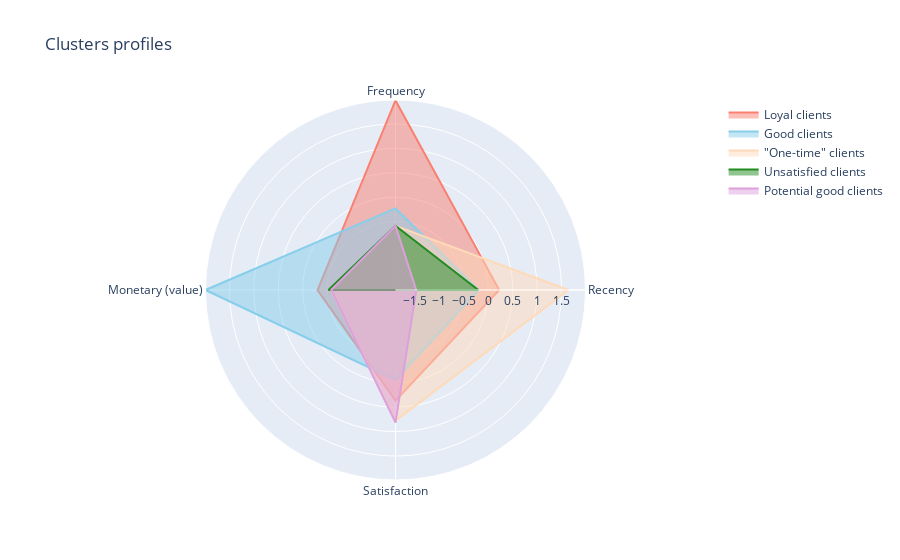

Here is the notebook cell this chart was saved with:
### Code cell
import plotly.graph_objects as go
fig = go.Figure()
# Cluster 3:
fig.add_trace(go.Scatterpolar(
        r=[0.22393009, 1.9809592, -0.30201936,  0.3644108, 0.22393009],
        theta=['Recency', 'Frequency', 'Monetary (value)',
               'Satisfaction', 'Recency'],
        mode='lines',
        fill='toself',
        name='Loyal clients',
        line_color='salmon'
    ))
# Cluster 0:
fig.add_trace(go.Scatterpolar(
        r=[-0.19255562, -0.22867207,  1.98940083, -0.05776999, -0.19255562],
        theta=['Recency', 'Frequency', 'Monetary (value)',
               'Satisfaction', 'Recency'],
        mode='lines',
        fill='toself',
        name='Good clients',
        line_color='skyblue'
    ))
# Cluster 1:
fig.add_trace(go.Scatterpolar(
        r=[1.64416671, -0.58512404, -0.57894595,  0.77527783,  1.64416671],
        theta=['Recency', 'Frequency', 'Monetary (value)',
               'Satisfaction', 'Recency'],
        mode='lines',
        fill='toself',
        name='"One-time" clients ',
        line_color='peachpuff'
    ))
# Cluster 2:
fig.add_trace(go.Scatterpolar(
        r=[-0.20303665, -0.58203905, -0.52615036, -1.89697144, -0.20303665],
        theta=['Recency', 'Frequency', 'Monetary (value)',
               'Satisfaction', 'Recency'],
        mode='lines',
        fill='toself',
        name='Unsatisfied clients',
        line_color='forestgreen'
    ))
# Cluster 4:
fig.add_trace(go.Scatterpolar(
        r=[-1.47250453, -0.58512404, -0.58228517,  0.8150528, -1.47250453],
        theta=['Recency', 'Frequency', 'Monetary (value)',
               'Satisfaction', 'Recency'],
        mode='lines',
        fill='toself',
        name='Potential good clients',
        line_color='plum'  # 'palevioletred'
    ))
fig.update_layout(
    title='Clusters profiles',
    showlegend=True
)

fig.show()

### Figure 1 — Plotly figure (JSON) as saved in the notebook; plotly's stock layout.template omitted (floating-point values rounded to 4 significant figures)
{"data": [{"fill": "toself", "line": {"color": "salmon"}, "mode": "lines", "name": "Loyal clients", "r": [0.2239, 1.981, -0.302, 0.3644, 0.2239], "theta": ["Recency", "Frequency", "Monetary (value)", "Satisfaction", "Recency"], "type": "scatterpolar"}, {"fill": "toself", "line": {"color": "skyblue"}, "mode": "lines", "name": "Good clients", "r": [-0.1926, -0.2287, 1.989, -0.05777, -0.1926], "theta": ["Recency", "Frequency", "Monetary (value)", "Satisfaction", "Recency"], "type": "scatterpolar"}, {"fill": "toself", "line": {"color": "peachpuff"}, "mode": "lines", "name": "\"One-time\" clients ", "r": [1.644, -0.5851, -0.5789, 0.7753, 1.644], "theta": ["Recency", "Frequency", "Monetary (value)", "Satisfaction", "Recency"], "type": "scatterpolar"}, {"fill": "toself", "line": {"color": "forestgreen"}, "mode": "lines", "name": "Unsatisfied clients", "r": [-0.203, -0.582, -0.5262, -1.897, -0.203], "theta": ["Recency", "Frequency", "Monetary (value)", "Satisfaction", "Recency"], "type": "scatterpolar"}, {"fill": "toself", "line": {"color": "plum"}, "mode": "lines", "name": "Potential good clients", "r": [-1.473, -0.5851, -0.5823, 0.8151, -1.473], "theta": ["Recency", "Frequency", "Monetary (value)", "Satisfaction", "Recency"], "type": "scatterpolar"}], "layout": {"showlegend": true, "title": {"text": "Clusters profiles"}}}
